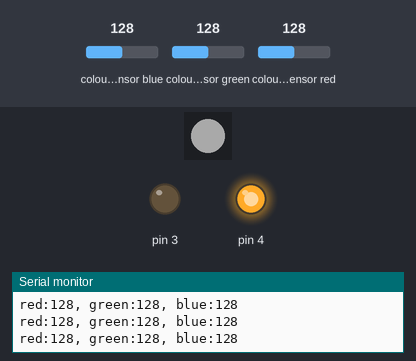
The sketch below on a simulated Arduino Uno, built with avr-gcc and run on an emulated ATmega328P. On the bench: 1 RGB LEDs in strip order, left to right, output pins drawn as LEDs (lit = HIGH), the last lines printed to the serial monitor. The test bench sets the inputs (shaded band); at power-on: colour sensor blue 128, colour sensor green 128, colour sensor red 128. Dim RGB values are drawn brighter than linear.

Above: at 1.2 s.
1.3 s: colour sensor blue set to 5
At 2.1 s:
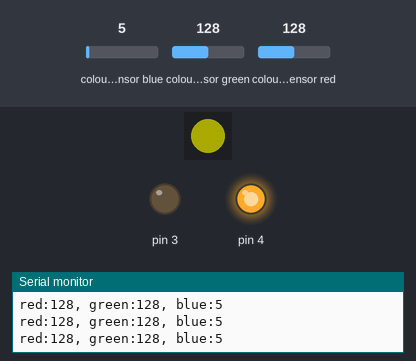
2.9 s: colour sensor green set to 5
At 3.9 s:
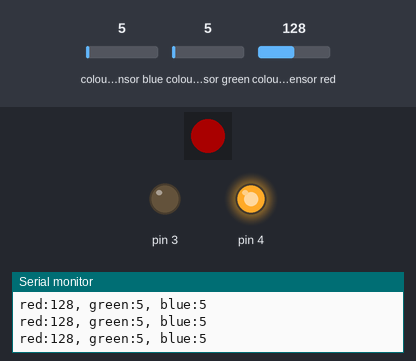
4.4 s: colour sensor blue set to 128
At 5.6 s:
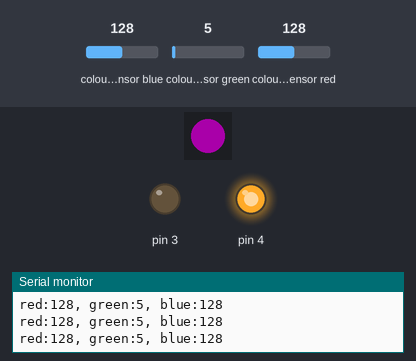
5.9 s: colour sensor red set to 5
At 6.3 s:
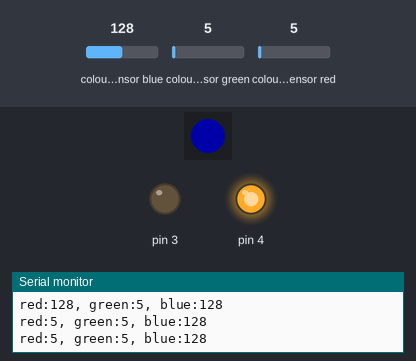
7.4 s: colour sensor green set to 128
At 8.0 s:
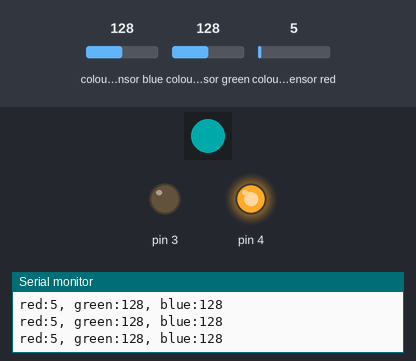
8.9 s: colour sensor blue set to 64
At 9.8 s:
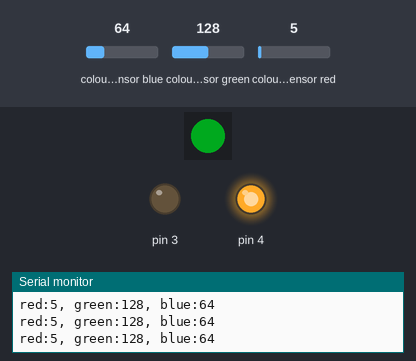
Timing chart, 0 to 11.4 s (numbered marks = the images above; inputs shaded):
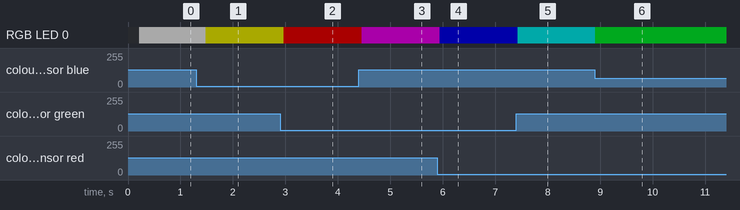

The sketch:

TCS34725_read.ino
```cpp
/*
    Color view using TCS34725 sensor and NeoPixel
    Based on Adafruit's colorview example for the sensor

    adapted 28 Nov 2021
    by Tom Igoe
*/

// sensor library:
#include <Wire.h>
#include "Adafruit_TCS34725.h"
// neoPixel library:
#include <Adafruit_NeoPixel.h>

// pin number to contro neoPixel:
const int neoPixelPin = 2;  // control pin for the neoPixel
// setup for the pixel:
Adafruit_NeoPixel pixel = Adafruit_NeoPixel(1, neoPixelPin, NEO_GRB + NEO_KHZ800);

// setup for the sensor:
Adafruit_TCS34725 tcs = Adafruit_TCS34725(TCS34725_INTEGRATIONTIME_154MS, TCS34725_GAIN_4X);

void setup() {
  // initialize the serial port:
  Serial.begin(9600);
  // wait for the serial monitor to open:
  while (!Serial);

  // initialize the neoPixel power and ground on pins 3 and 4:
  pinMode(3, OUTPUT);
  pinMode(4, OUTPUT);
  // make them ground (3) and power (4):
  digitalWrite(3, LOW);
  digitalWrite(4, HIGH);

  // see if the sensor responds:
  if (tcs.begin()) {
    Serial.println("Found sensor");
  } else {
    Serial.println("No sensor found. Check your wiring");
    while (true); // stop the program
  }

  // turn off white LED:
  tcs.setInterrupt(true);

  pixel.begin();    // initialize pixel
  pixel.clear();    // turn all LEDs off
}

void loop() {
  // raw values from the sensor:
  float r, g, b, c;
  // converted values:
  int red, green, blue;

  // turn on white LED:
  tcs.setInterrupt(false);
  // takes 154ms to read:
  delay(160);

  // get raw values from sensor:
  tcs.getRGB(&r, &g, &b);

  // turn off white LED:
  tcs.setInterrupt(true);

  // convert the readings to integers:
  red = int(r);
  green = int(g);
  blue = int(b);

  // print them:
  Serial.print("red:");
  Serial.print(red);
  Serial.print(", green:");
  Serial.print(green);
  Serial.print(", blue:");
  Serial.println(blue);

  // convert them to levels for the LED, and turn on the LED:
  pixel.setPixelColor(0, gamma(red), gamma(green), gamma(blue));
  pixel.show();
}

/*
  this function converts the sensor readings
  into equivalent levels for the LED
  (taken from Adafruit example)
  converts reading levels to match the brightness of the LED
  to levels we can see:
*/
int gamma(int rawValue) {
  // take the raw value, make it a floating point number:
  float result = rawValue;
  // divide the result by 255:
  result = result / 255;
  // raise to the 2.5th power:
  result = pow(result, 2.5);
  // multiply by 255:
  result = result * 255;
  // return the final number:
  return result;
}
```

Measured:
- after the input at 1.3 s, RGB LED 0: RGB(45, 45, 45) → RGB(45, 45, 0) after 0.19 s
- after the input at 2.9 s, RGB LED 0: RGB(45, 45, 0) → RGB(45, 0, 0) after 0.07 s
- after the input at 4.4 s, RGB LED 0: RGB(45, 0, 0) → RGB(45, 0, 45) after 0.06 s
- after the input at 5.9 s, RGB LED 0: RGB(45, 0, 45) → RGB(0, 0, 45) at once
- after the input at 7.4 s, RGB LED 0: RGB(0, 0, 45) → RGB(0, 45, 45) at once
- after the input at 8.9 s, RGB LED 0: RGB(0, 45, 45) → RGB(0, 45, 8) at once
